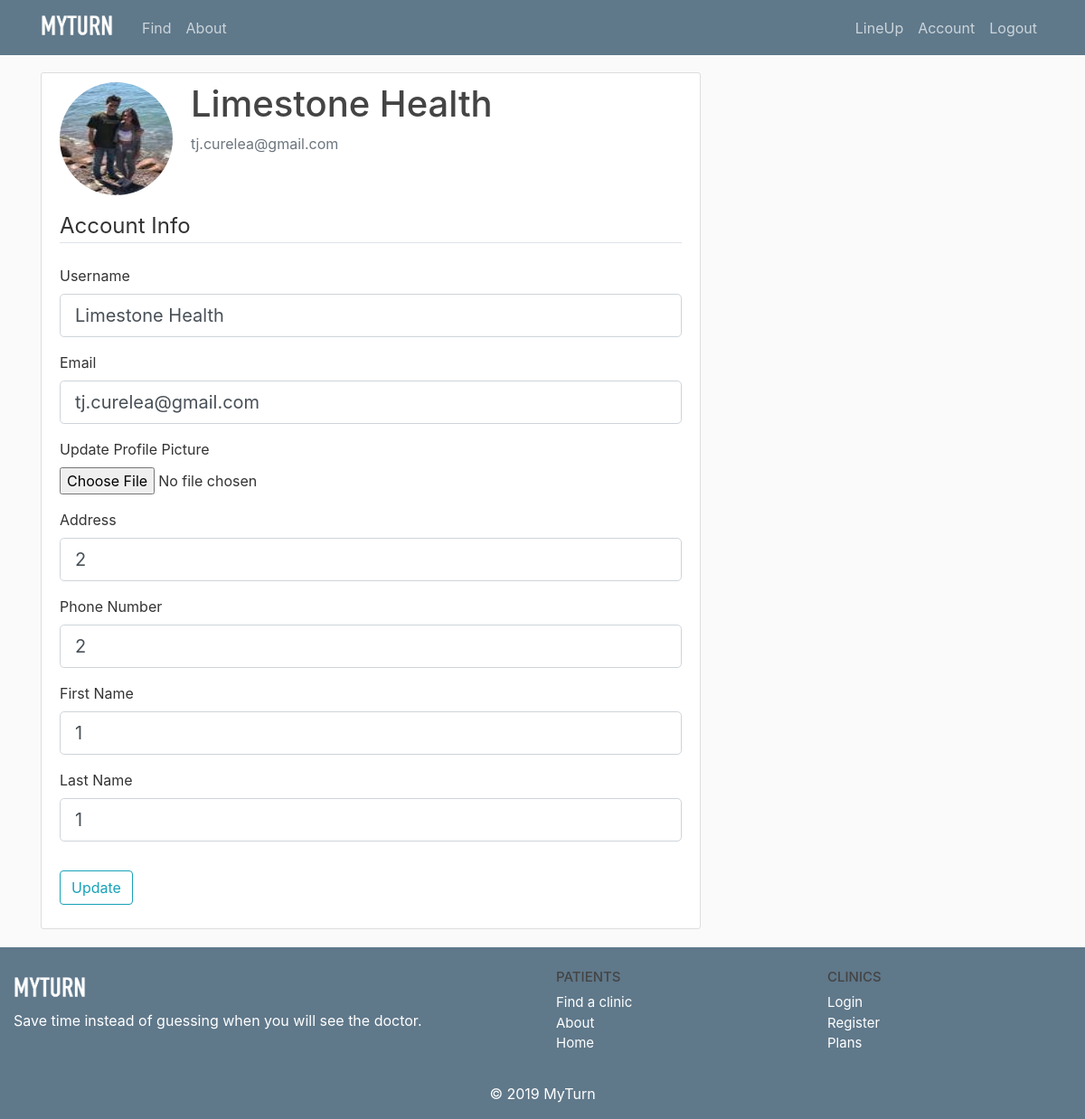
Page /account (signed in) on the committed database.
### flaskblog/models.py (models this page shows, shortened)
class User(db.Model, UserMixin):
    id = db.Column(db.Integer, primary_key=True)
    username = db.Column(db.String(20), unique=True, nullable=False)
    email = db.Column(db.String(120), unique=True, nullable=False)
    image_file = db.Column(db.String(20), nullable=False, default='default.jpg')
    password = db.Column(db.String(60), nullable=False)
    businessname = db.Column(db.String(20), unique=True, nullable=True)
    phonenumber = db.Column(db.String(10), unique=True, nullable=False)
    address = db.Column(db.String(120), unique=True, nullable=False)
    contactnamefirst = db.Column(db.String(20), unique=False, nullable=False)
    contactnamelast = db.Column(db.String(20), unique=False, nullable=False)
    posts = db.relationship('Post', backref='author', lazy=True)

### flaskblog/users/routes.py (the view)
@users.route("/account", methods=['GET', 'POST'])
@login_required
def account():
    form = UpdateAccountForm()
    if form.validate_on_submit():
        if form.picture.data:
            picture_file = save_picture(form.picture.data)
            current_user.image_file = picture_file
        current_user.username = form.username.data
        current_user.email = form.email.data
        current_user.address = form.address.data
        current_user.phonenumber = form.phonenumber.data
        current_user.contactnamefirst = form.contactnamefirst.data
        current_user.contactnamelast = form.contactnamelast.data
        db.session.commit()
        flash('Your account has been updated!', 'success')
        return redirect(url_for('users.account'))
    elif request.method == 'GET':
        form.username.data = current_user.username
        form.email.data = current_user.email
        form.address.data = current_user.address
        form.phonenumber.data = current_user.phonenumber
        form.contactnamefirst.data = current_user.contactnamefirst
        form.contactnamelast.data = current_user.contactnamelast
    image_file = url_for('static', filename='profile_pics/' + current_user.image_file)
    return render_template('account.html', title='Account',
                           image_file=image_file, form=form)

### flaskblog/users/forms.py (shortened to what this page needs)
class UpdateAccountForm(FlaskForm):
    username = StringField('Username',
                           validators=[DataRequired(), Length(min=2, max=20)])
    email = StringField('Email',
                        validators=[DataRequired(), Email()])
    picture = FileField('Update Profile Picture', validators=[FileAllowed(['jpg', 'png'])])
    phonenumber = StringField('Phone Number',
                        validators=[DataRequired(), Length(min=2, max=10)])
    address = StringField('Address',
                        validators=[DataRequired(), Length(min=2, max=120)])
    contactnamefirst = StringField('First Name',
                        validators=[DataRequired(), Length(min=2, max=40)])
    contactnamelast = StringField('Last Name',
                        validators=[DataRequired(), Length(min=2, max=40)])
    submit = SubmitField('Update')

### flaskblog/models.py (called while the page is built)
@login_manager.user_loader
def load_user(user_id):
    return User.query.get(int(user_id))

### flaskblog/templates/account.html (shortened to what this page needs)
{% extends "layout.html" %}
{% block content %}
    <div class="content-section">
      <div class="media">
        <img class="rounded-circle account-img" src="{{ image_file }}">
        <div class="media-body">
          <h2 class="account-heading">{{ current_user.username }}</h2>
          <p class="text-secondary">{{ current_user.email }}</p>
        </div>
      </div>
        <form method="POST" action="" enctype="multipart/form-data">
            <fieldset class="form-group">
                <legend class="border-bottom mb-4">Account Info</legend>
                <div class="form-group">
                    {{ form.username.label(class="form-control-label") }}
                    {% if form.username.errors %}
                        {{ form.username(class="form-control form-control-lg is-invalid") }}
                        <div class="invalid-feedback">
                            {% for error in form.username.errors %}
                                <span>{{ error }}</span>
                            {% endfor %}
                        </div>
                    {% else %}
                        {{ form.username(class="form-control form-control-lg") }}
                    {% endif %}
                </div>
                <div class="form-group">
                    {{ form.email.label(class="form-control-label") }}
                    {% if form.email.errors %}
                        {{ form.email(class="form-control form-control-lg is-invalid") }}
                        <div class="invalid-feedback">
                            {% for error in form.email.errors %}
                                <span>{{ error }}</span>
                            {% endfor %}
                        </div>
                    {% else %}
                        {{ form.email(class="form-control form-control-lg") }}
                    {% endif %}
                </div>
                <div class="form-group">
                    {{ form.picture.label() }}
                    {{ form.picture(class="form-control-file") }}
                </div>
                <div class="form-group">
                    {{ form.address.label() }}
                    {{ form.address(class="form-control form-control-lg") }}
                </div>
                <div class="form-group">
                    {{ form.phonenumber.label() }}
                    {{ form.phonenumber(class="form-control form-control-lg") }}
                </div>
                <div class="form-group">
                    {{ form.contactnamefirst.label() }}
                    {{ form.contactnamefirst(class="form-control form-control-lg") }}
                </div>
                <div class="form-group">
                    {{ form.contactnamelast.label() }}
                    {{ form.contactnamelast(class="form-control form-control-lg") }}
                </div>
            </fieldset>
            <div class="form-group">
                {{ form.submit(class="btn btn-outline-info") }}
            </div>
        </form>
    </div>
{% endblock content %}

### flaskblog/static/main.css (style rules this page uses)
body { background: #fafafa; color: #333333; margin-top: 5rem; }
h1, h2, h3, h4, h5, h6 { color: #444444; }
.content-section { background: #ffffff; padding: 10px 20px; border: 1px solid #dddddd; border-radius: 3px; margin-bottom: 20px; }
.account-img { height: 125px; width: 125px; margin-right: 20px; margin-bottom: 16px; }
.account-heading { font-size: 2.5rem; }

### rows in the picture
User: username "Limestone Health", email "tj.curelea@gmail.com", address "2", phonenumber "2", contactnamefirst "1", contactnamelast "1"
